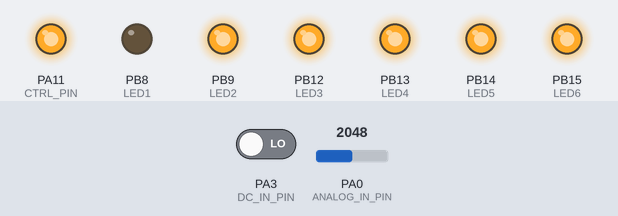
A sketch run on a simulated STM32 Blue Pill. On the bench: output pins drawn as LEDs (lit = HIGH). The inputs (shaded band) are chosen by the test bench; at power-on: PA0 (ANALOG_IN_PIN) = 2048, PA3 (DC_IN_PIN) LOW.

Above: at 1.2 s.
1.3 s: PA0 (ANALOG_IN_PIN) set to 1047
2.8 s: PA0 (ANALOG_IN_PIN) set to 949
At 3.8 s:
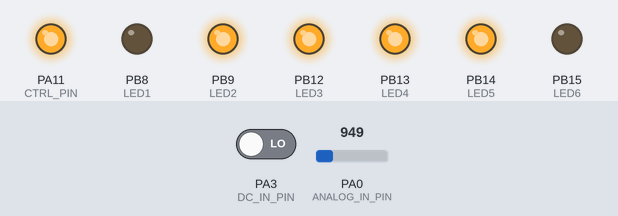
4.3 s: PA3 (DC_IN_PIN) driven HIGH
At 4.9 s:
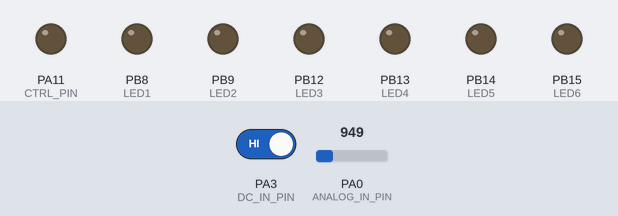
5.8 s: PA3 (DC_IN_PIN) driven LOW
At 7.0 s:
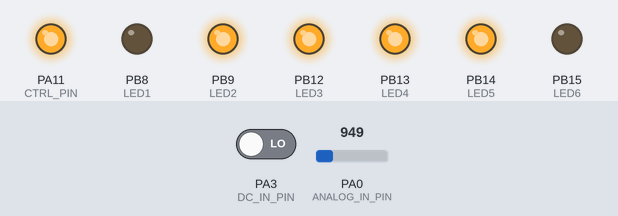
7.3 s: PA0 (ANALOG_IN_PIN) set to 491
At 8.4 s:
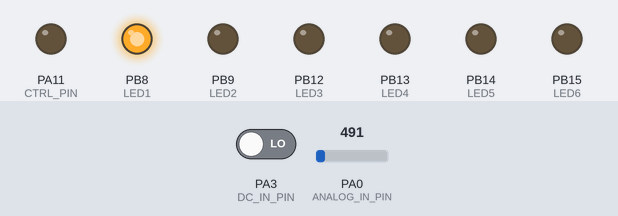
8.8 s: PA0 (ANALOG_IN_PIN) set to 767
10.3 s: PA0 (ANALOG_IN_PIN) set to 825
At 10.7 s:
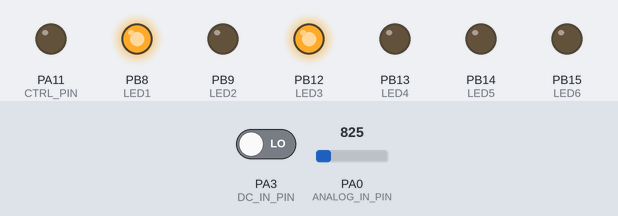
Timing chart, 0 to 12.8 s (numbered marks = the images above; inputs shaded):
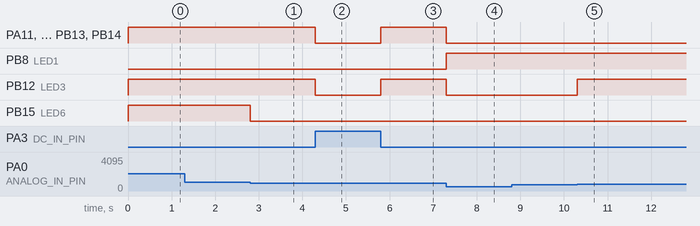

Measured:
- the behaviour switches between 1018 and 1017 on PA0 (ANALOG_IN_PIN) (found by bisection; images 0 and 1)
- the behaviour switches between 794 and 795 on PA0 (ANALOG_IN_PIN) (found by bisection; images 4 and 5)
- after the input at 1.3 s, every drawn part: stays the same
- after the input at 2.8 s, PB15 (LED6): HIGH → LOW at once
- after the input at 4.3 s, PA11 (CTRL_PIN), PB9 (LED2), PB12 (LED3), PB13 (LED4), PB14 (LED5): HIGH → LOW at once
- after the input at 5.8 s, PA11 (CTRL_PIN), PB9 (LED2), PB12 (LED3), PB13 (LED4), PB14 (LED5): LOW → HIGH at once
- after the input at 7.3 s, PA11 (CTRL_PIN), PB9 (LED2), PB12 (LED3), PB13 (LED4), PB14 (LED5): HIGH → LOW at once; PB8 (LED1): LOW → HIGH at once
- after the input at 8.8 s, every drawn part: stays the same
- after the input at 10.3 s, PB12 (LED3): LOW → HIGH at once

The sketch:

Sketch_UPS_3.7.ino
```cpp
#include <SPI.h>
#include <Wire.h>

//Define analog input
#define ANALOG_IN_PIN PA0
#define DC_IN_PIN PA3
#define CTRL_PIN PA11 //Battery output control
//LOW & HIGH
#define LED1 PB8  //LOW BATTERY
#define LED2 PB9  //UPS ON
//%%%%
#define LED3 PB12  //25%
#define LED4 PB13  //50%
#define LED5 PB14  //75%
#define LED6 PB15  //90-100%

//Floats Input and output
float adc_voltage = 0.0;
float in_voltage = 0.0;
float R1 = 30000.0;
float R2 = 7500.0;
int adc_value = 0;
float ref_voltage = 3.3;
bool hold = false;

//#################################### LOW Voltage cut off
float low_voltage = 2.9;
//####################################

void setup() {
  pinMode(CTRL_PIN, OUTPUT);
  pinMode(ANALOG_IN_PIN, INPUT);
  pinMode(DC_IN_PIN, INPUT);
  pinMode(LED1, OUTPUT);
  pinMode(LED2, OUTPUT);
  pinMode(LED3, OUTPUT);
  pinMode(LED4, OUTPUT);
  pinMode(LED5, OUTPUT);
  pinMode(LED6, OUTPUT);
}

void loop() {
  adc_value = analogRead(ANALOG_IN_PIN);
  adc_voltage  = ((adc_value*ref_voltage)/4096);
  in_voltage = (adc_voltage/(R2/(R1+R2)));

  if (digitalRead(DC_IN_PIN) == HIGH){
    hold = false;
    digitalWrite(CTRL_PIN, LOW);
    digitalWrite(LED2, LOW);  //ups_on
    digitalWrite(LED1, LOW);  //LOW
    digitalWrite(LED3, LOW);
    digitalWrite(LED4, LOW);
    digitalWrite(LED5, LOW);
    digitalWrite(LED6, LOW);
  }
  else if (digitalRead(DC_IN_PIN) == LOW){
    if ((in_voltage <= low_voltage)&&(hold == false)){
      hold = true;
      digitalWrite(CTRL_PIN, LOW);
      digitalWrite(LED2, LOW);  //ups_on
      digitalWrite(LED1, HIGH); //Battery LOW
    }
    else if ((in_voltage > low_voltage)&&(hold == false)){
      digitalWrite(CTRL_PIN, HIGH);
      digitalWrite(LED2, HIGH); //ups_on /load on
      digitalWrite(LED1, LOW);  //LOW . NORMAL
    }
    else {
      digitalWrite(CTRL_PIN, LOW);
      digitalWrite(LED2, LOW); //ups_on /load on
      digitalWrite(LED1, HIGH);  //LOW
    }
    if (in_voltage > 4.1 ){
      digitalWrite(LED3, HIGH);
      digitalWrite(LED4, HIGH);
      digitalWrite(LED5, HIGH);
      digitalWrite(LED6, HIGH);
    }
    else if (in_voltage <= 4.1 && in_voltage > 3.7){
      digitalWrite(LED3, HIGH);
      digitalWrite(LED4, HIGH);
      digitalWrite(LED5, HIGH);
      digitalWrite(LED6, LOW);
    }
    else if (in_voltage <= 3.7 && in_voltage > 3.5){
      digitalWrite(LED3, HIGH);
      digitalWrite(LED4, HIGH);
      digitalWrite(LED5, LOW);
      digitalWrite(LED6, LOW);
    }
    else if (in_voltage <= 3.5 && in_voltage >= 3.2){
      digitalWrite(LED3, HIGH);
      digitalWrite(LED4, LOW);
      digitalWrite(LED5, LOW);
      digitalWrite(LED6, LOW);
    }
    else if (in_voltage < 3.2){
      digitalWrite(LED3, LOW);
      digitalWrite(LED4, LOW);
      digitalWrite(LED5, LOW);
      digitalWrite(LED6, LOW);
    }
  }
}
```
